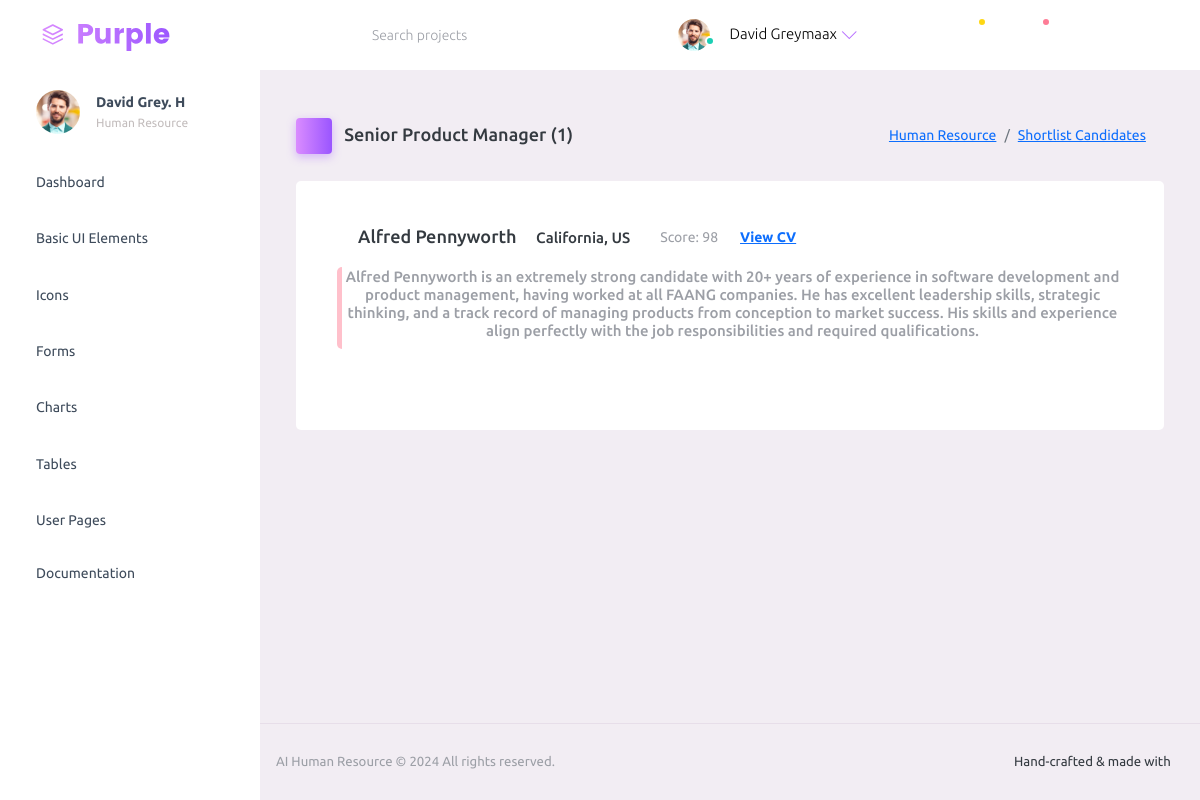
The app's page /shortlist/1/ with its own data.
### HumanResource/models.py (models this page shows, shortened)
class Job(models.Model):
    job_title = models.CharField(max_length=100, null=False)
    department = models.CharField(max_length=50, choices=departments)
    salary = models.IntegerField()
    location = models.CharField(max_length=100, choices=locations)
    introduction = models.CharField(max_length=220)
    brief_posting_description = models.CharField(max_length=400)
    responsibilities = models.CharField(max_length=3000)
    qualifications = models.CharField(max_length=1500)
    is_active = models.BooleanField(default=True)
    date_posted = models.DateField(auto_now_add=True)

class Shortlist(models.Model):
    applicant = models.ForeignKey(Applicant, on_delete=models.CASCADE, related_name='shortlisted_jobs')
    job = models.ForeignKey(Job, on_delete=models.CASCADE, related_name='shortlist')
    score = models.IntegerField()
    summary = models.CharField(max_length=1000)

class Applicant(models.Model):
    first_name = models.CharField(max_length=100)
    last_name = models.CharField(max_length=100)
    gender = models.CharField(max_length=20, choices=genders)
    email = models.EmailField()
    location = models.CharField(max_length=100, choices=locations)
    cv = models.FileField(upload_to='cvs/', validators=[validate_pdf])
    job = models.ForeignKey(Job, on_delete=models.CASCADE, related_name='applicants')

### HumanResource/views.py (the view)
# urls.py: path('shortlist/<int:job_id>/', views.shortlist, name='shortlist'),
def shortlist(request, job_id):
    job = Job.objects.get(id=job_id)
    short_list = job.shortlist.all().order_by('-score')
    shortlisted = job.shortlist.all().count()
    return render(request, 'app/shortlist.html', locals())

### HumanResource/templates/app/shortlist.html (shortened to what this page needs)
{% extends 'app/index.html' %}
{% load static %}
{% block body %}
<div class="page-header">
    <h3 class="page-title">
      <span class="page-title-icon bg-gradient-primary text-white me-2">
        <i class="mdi mdi-list-status"></i>
      </span> {{ job.job_title}} ({{ shortlisted }})
    </h3>
    <nav aria-label="breadcrumb">
      <ol class="breadcrumb">
        <li class="breadcrumb-item"><a href="/">Human Resource</a></li>
        <li class="breadcrumb-item"><a href="{% url 'shortlist-candidates' job.id %}">Shortlist Candidates</a></li>
      </ol>
    </nav>
</div>
{% if short_list %}
{% for applicant in short_list %}
<div class="row">
    <div class="col-12 grid-margin">
      <div class="card">
        <div class="card-body">
            <div class="row">
                <div class="d-flex flex-row">
                    <h4 class="card-title"><i class="mdi mdi-check-all text-success" style="font-size: 23px;"></i>
                       {{ applicant.applicant.first_name }} {{ applicant.applicant.last_name}}</h4>
                    <h6 style="margin: 8px;"><i class="mdi mdi-map-marker-outline"></i>{{ applicant.applicant.location }}</h6>
                    <small class="text-muted" style="margin: 8px;"><i class="mdi mdi-scale-balance"></i> Score: {{ applicant.score }}</small>
                    <a href="{{ applicant.applicant.cv.url }}" class="btn btn-link btn-sm"> View CV</a>
                </div>
            </div>
            <div class="row">
              <div class="col-md-12 stretch-card grid-margin">
                <a class="btn" style="padding: 0px !important;" href="#">
                <div class="card"  style="border-left: 5px solid pink; margin-top: 4px;">
                  <div class="card-body" style="padding: 1px;">
                    <h6 class="text-muted">{{ applicant.summary }}</h6>
                  </div>
                </div>
              </a>
              </div>
            </div>
        </div>
      </div>
    </div>
</div>
{% endfor %}
{% endif %}
{% endblock %}

### records on screen
Job: job_title "Senior Product Manager"
Shortlist: applicant.first_name "Alfred", applicant.last_name "Pennyworth", applicant.location "California, US", score "98", summary "Alfred Pennyworth is an extremely strong candidate with 20+ years of experience in software development and product management, having worked at all FAANG companies. He has excellent leadership skills, strategic thinking, and a track record of managing products from conception to market success. His skills and experience align perfectly with the job responsibilities and required qualifications."

### other values on screen
{{ shortlisted }} "1"
